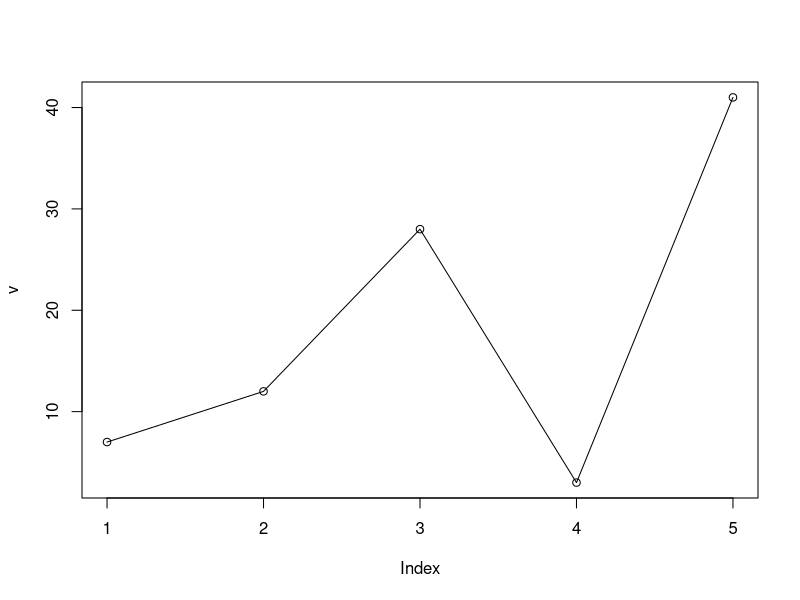

Source code (R):
# Create the data for the chart.
v <- c(7,12,28,3,41)

# Plot the bar chart. 
plot(v,type = "o")

# Save the file.
dev.off()